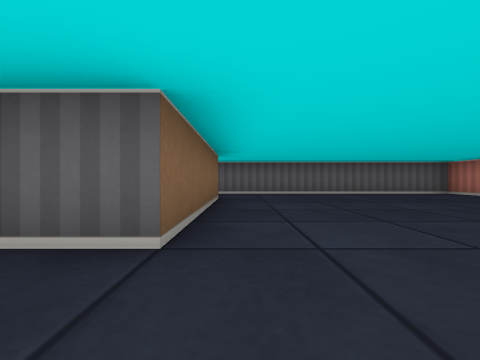
View 1 (above)

16 first-person views from a walk through a cub3D ray-caster map. The camera is about half as high as the walls, looks level and sees 90° across. The floor is counted in squares. Each view is taken from the middle of a square. On the plan, view 1 faces up. The plan holds only what a view shows up to about 9 squares ahead; the rest is blank.

View 2
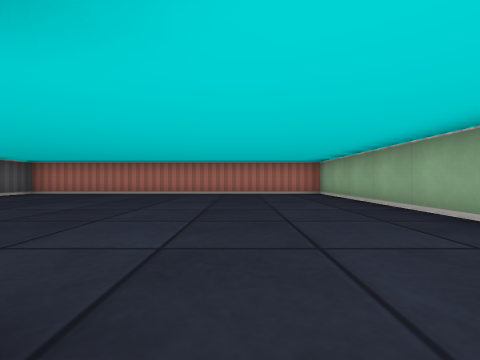

View 3
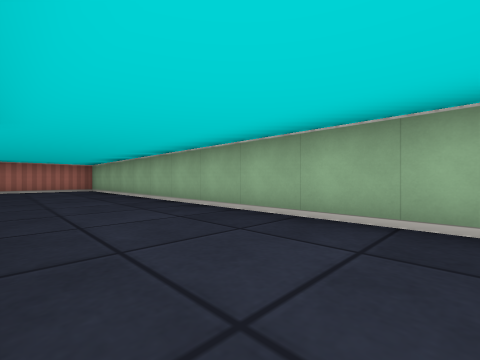

View 4
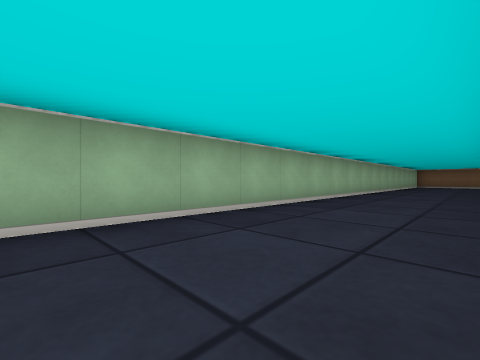

View 5
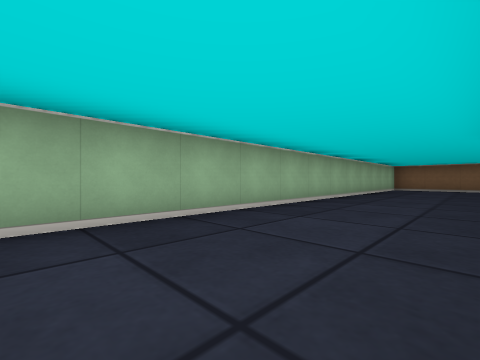

View 6
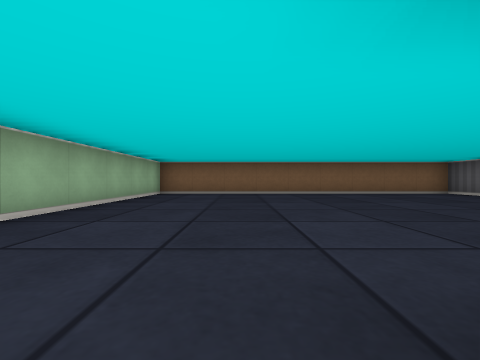

View 7
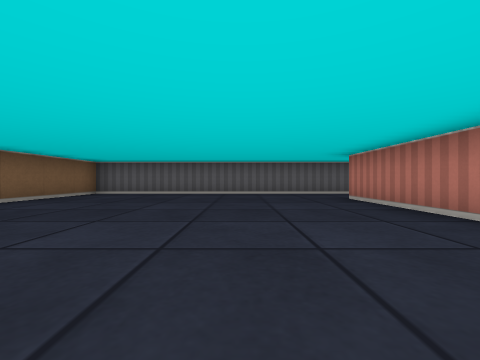

View 8
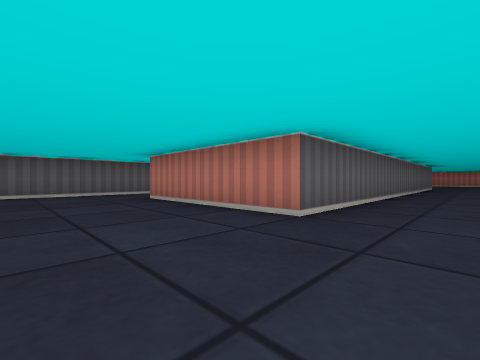

View 9
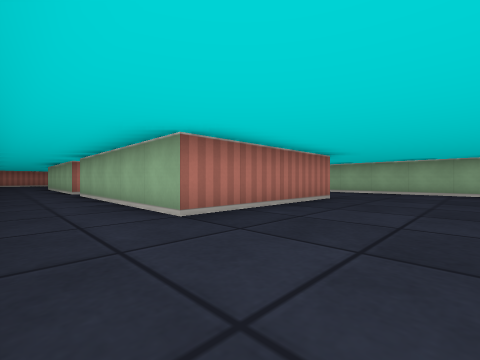

View 10
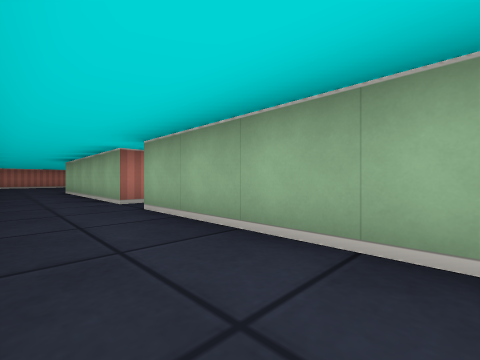

View 11
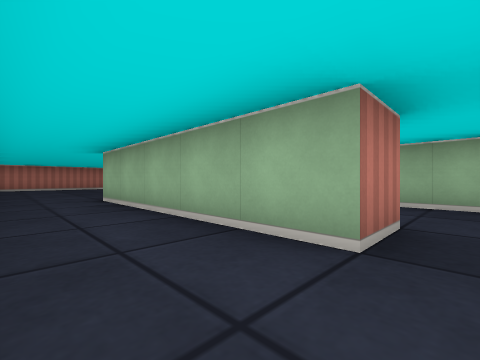

View 12
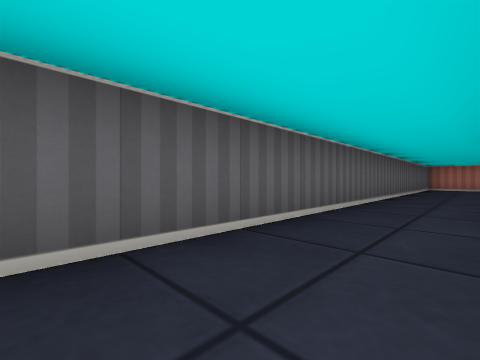

View 13
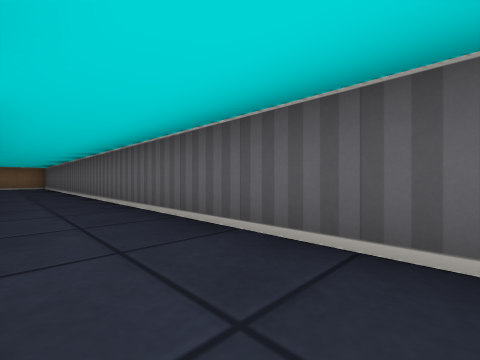

View 14
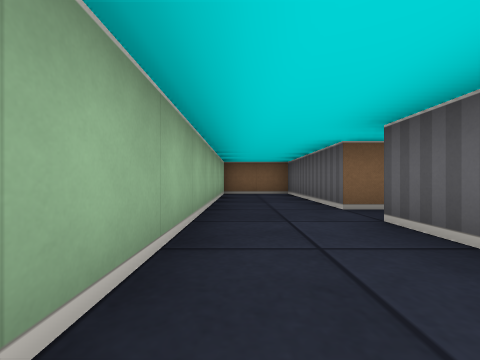

View 15
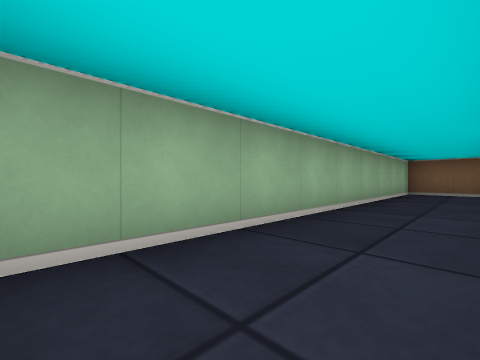

View 16
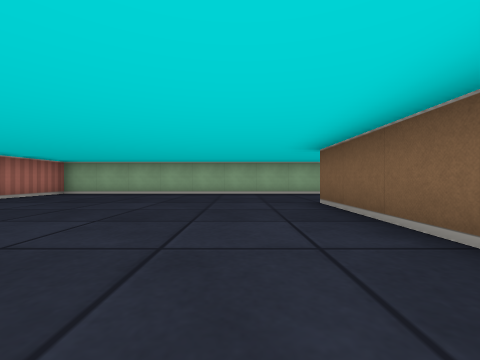

### Floor plan
Points are (right, up) in squares from view 1. A wall is a line through its corners. A room is listed if a view was taken in it or the views show most of it. See-through windows are left out.
Room 1 (views 1, 2, 3, 4, 5, 6, 7, 8, 9, 10, 11, 12, 13, 16)
walls: (-5.5, 4.5) (-5.5, 5.5) (-0.5, 5.5) (-0.5, 1.5) (-11.5, 1.5) (-11.5, 5.5) (-6.5, 5.5); (-6.5, 5.1) (-6.5, 4.5); (-18.5, -1.5) (6.5, -1.5) (6.5, 7.5) (-18.5, 7.5) (-18.5, -1.5)
ways out: opening at (-6, 5) to room 2
Room 2 (views 14, 15)
walls: (-6.5, 4.5) (-10.5, 4.5) (-10.5, 2.5) (-2, 2.5); (-4.5, 4.5) (-5.5, 4.5)
ways out: opening at (-6, 5) to room 1

Positions as (right, up) in squares from view 1, and headings:
1: (0, 0), facing up
2: (-1, 1), facing right
3: (-4, 1), facing down-right
4: (-2, 1), facing down-left
5: (-7, 1), facing down-left
6: (-11, 1), facing left
7: (-14, 0), facing up
8: (-14, 0), facing up-right
9: (-14, 7), facing down-right
10: (-10, 7), facing down-right
11: (-6, 7), facing down-right
12: (-6, 6), facing up-right
13: (-4, 6), facing up-left
14: (-3, 3), facing left
15: (-2, 4), facing down-left
16: (1, 6), facing down
